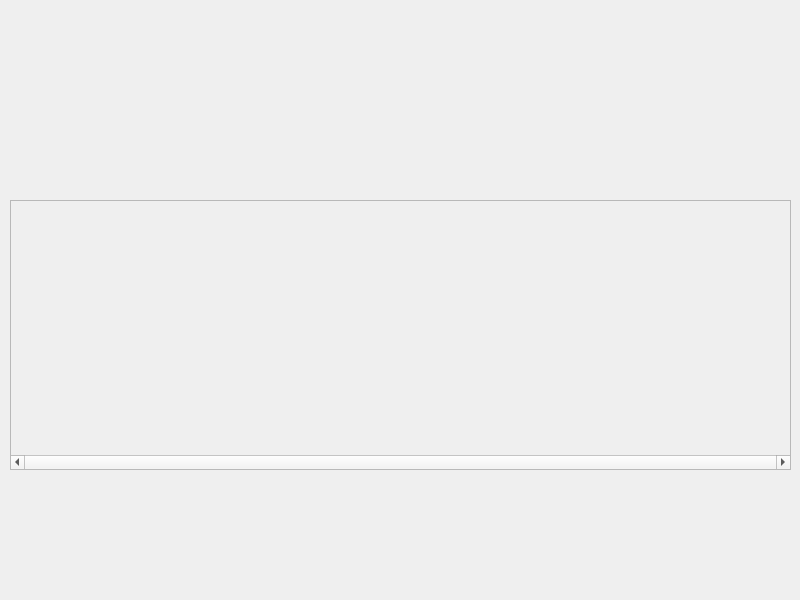
<?xml version="1.0" encoding="UTF-8"?>
<ui version="4.0">
 <class>DiabeteProd</class>
 <widget class="QDialog" name="DiabeteProd">
  <property name="geometry">
   <rect>
    <x>0</x>
    <y>0</y>
    <width>800</width>
    <height>600</height>
   </rect>
  </property>
  <property name="maximumSize">
   <size>
    <width>800</width>
    <height>600</height>
   </size>
  </property>
  <property name="windowTitle">
   <string>Dialog</string>
  </property>
  <widget class="QScrollArea" name="scrollArea">
   <property name="geometry">
    <rect>
     <x>10</x>
     <y>200</y>
     <width>781</width>
     <height>270</height>
    </rect>
   </property>
   <property name="horizontalScrollBarPolicy">
    <enum>Qt::ScrollBarAlwaysOn</enum>
   </property>
   <property name="widgetResizable">
    <bool>true</bool>
   </property>
   <widget class="QWidget" name="scrollAreaWidgetContents">
    <property name="geometry">
     <rect>
      <x>0</x>
      <y>0</y>
      <width>779</width>
      <height>254</height>
     </rect>
    </property>
   </widget>
  </widget>
 </widget>
 <resources/>
 <connections/>
</ui>
